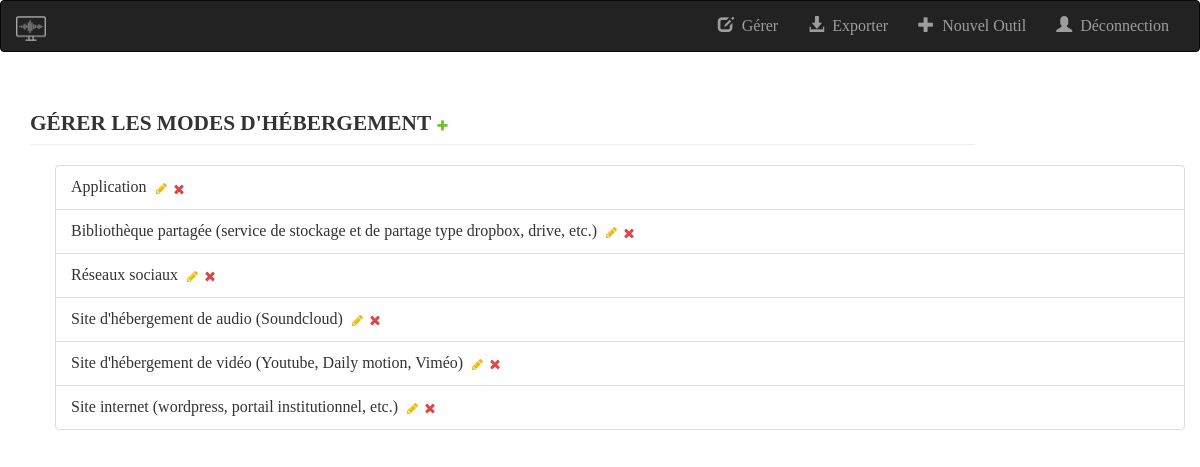
/gerer_modehebergement/ (signed in), run on the app's committed database.
### bdmultimedia/models.py (models this page shows, shortened)
@python_2_unicode_compatible
class ModeHebergement(models.Model):
    nom = models.CharField(max_length=200, unique=True)
    class Meta:
        verbose_name = "Mode d'hébergement sur la toile"
        verbose_name_plural = "Modes d'hébergement sur la toile"

### bdmultimedia/views.py (the view)
# urls.py: url(r'^gerer_modehebergement/$', views.GererModeHebergement.as_view(), name = 'gerer_modeHebergement'),
class GererModeHebergement(generic.ListView):
    model = ModeHebergement
    template_name = 'gerer_modeHebergement.html'
    context_object_name = 'all_modeHebergement'
    liste = ModeHebergement.objects.order_by('nom')
    def get_queryset(self):
        return GererModeHebergement.liste

### bdmultimedia/Templates/gerer_modeHebergement.html (shortened to what this page needs)
{% extends "base.html" %}
{% load staticfiles %}
{% load bootstrap_tags %}
{% block body %}
    <div class="container-fluid">
        <div class="col-md-10">
            <h3 class="page-header">
                Gérer les modes d'hébergement
                {% if user.is_authenticated %}
                     <a class="related-widget-wrapper-link add-related" id="add_id_mode_hebergement"
                        href="JavaScript:newPopup('/admin/bdmultimedia/modehebergement/add/?_to_field=id&amp;_popup=1');"
                        title="Ajouter un autre mode d'hébergement">
                        <img src="/static/media/icon-addlink.svg" alt="Ajouter"/>
                    </a>
                {% endif %}
            </h3>
        </div>
    </div>
<div class="container-fluid">
    <ul>
        {% for modeHebergement in all_modeHebergement %}
            <li class="list-group-item"> {{ modeHebergement.nom }}&nbsp;
                {% if user.is_authenticated %}
                    <a class="related-widget-wrapper-link add-related" id="change_id_mode_hebergement"
                        href="JavaScript:newPopup('/admin/bdmultimedia/modehebergement/{{ modeHebergement.id }}/change/?_to_field=id&_popup=1');"
                        title="Modifier le mode d'hébergement">
                        <img src="/static/media/icon-changelink.svg" alt="Modifier"/>
                    </a>
                    <a class="related-widget-wrapper-link add-related" id="delete_id_mode_hebergement"
                        href="JavaScript:newPopup('/admin/bdmultimedia/modehebergement/{{ modeHebergement.id }}/delete/?_to_field=id&_popup=1');"
                        title="Suprimer le mode d'hébergement">
                        <img src="/static/media/icon-deletelink.svg" alt="Suprimer"/>
                    </a>
                {% endif %}
            </li>
        {% endfor %}
    </ul>
</div>
{% endblock %}

### bdmultimedia/static/css/style.css (style rules this page uses)
ul { list-style-type: circle; }
li,div { font-family: 'UniversLTPro-55Roman'; src: url('webfonts/281358_0_unhinted_0.woff') format('woff'), url('webfonts/281358_0_unhinted_0.ttf') format('truetype'); font-size: 12pt; }
h1, h2, h3, h4, h5, h6 { font-family: 'UniversLTPro-55Roman'; src: url('webfonts/281358_0_unhinted_0.woff') format('woff'), url('webfonts/281358_0_unhinted_0.ttf') format('truetype'); text-transform: uppercase; }
h3 { font-size: 16pt; font-weight: bold; }

### data on the page
ModeHebergement: nom "Application"
ModeHebergement: nom "Bibliothèque partagée (service de stockage et de partage type dropbox, drive, etc.)"
ModeHebergement: nom "Réseaux sociaux"
ModeHebergement: nom "Site d'hébergement de audio (Soundcloud)"
ModeHebergement: nom "Site d'hébergement de vidéo (Youtube, Daily motion, Viméo)"
ModeHebergement: nom "Site internet (wordpress, portail institutionnel, etc.)"
